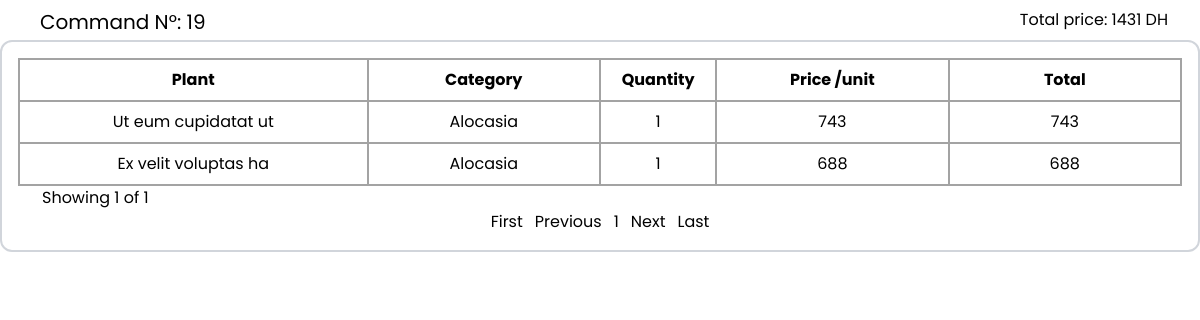
The app's page /src/pages/commandDetails.php?commandId=19&cartId=14&total=1431 with its own data.
### tables this page shows
CREATE TABLE `plants_carts` (
  `plants_cartsId` int(11) NOT NULL,
  `cartId` int(11) NOT NULL,
  `plantId` int(11) NOT NULL,
  `quantity` int(11) NOT NULL DEFAULT 1,
  `isSelected` int(11) NOT NULL DEFAULT 0,
  `isCommanded` int(11) NOT NULL DEFAULT 0
);

CREATE TABLE `plants` (
  `plantId` int(11) NOT NULL,
  `plantName` varchar(50) NOT NULL,
  `plantDesc` varchar(300) NOT NULL,
  `plantImage` varchar(200) NOT NULL,
  `plantPrice` int(11) NOT NULL,
  `categoryId` int(11) NOT NULL
);

CREATE TABLE `categories` (
  `categoryId` int(11) NOT NULL,
  `categoryName` varchar(50) NOT NULL
);

### src/includes/conn.php (called while the page is built, shortened)
<?php
class Connection
{
    private static $instance;
    private $host = "localhost";
    private $user = "root";
    private $password = "";
    private $database = "opep2";
    private $conn;
    public function __construct()
    {
        try {
            $dbh = "mysql:host={$this->host};dbname={$this->database}";
            $this->conn = new PDO($dbh, $this->user, $this->password);
            $this->conn->setAttribute(PDO::ATTR_ERRMODE, PDO::ERRMODE_EXCEPTION);
        } catch (PDOException $e) {
            echo "Connection failed: " . $e->getMessage();
        }
    }
    public static function getInstance()
    {
        if (!self::$instance) {
            self::$instance = new Connection();
        }
        return self::$instance;
    }
    public function getConnection()
    {
        return $this->conn;
    }
}

### src/includes/pages.php (called while the page is built, shortened)
<?php
require_once('conn.php');
class Pages
{
    private $conn;
    private $start;
    private $pages;
    public function getStart()
    {
        return $this->start;
    }
    public function getPages()
    {
        return $this->pages;
    }
    public function __construct(){
        $this->conn = Connection::getInstance()->getConnection();
    }
    public function getPagesDetails($start, $rows_per_page, $tablename, $args)
    {
        try {
            $stmt = $this->conn->prepare("SELECT * FROM $tablename $args");
            $stmt->execute();
            $rows = $stmt->rowCount();
            $this->start = $start;
            $this->pages = ceil($rows / $rows_per_page);
        } catch (PDOException $e) {
            echo "Database error : " . $e->getMessage();
        }
    }
}

### src/includes/commands.php (called while the page is built, shortened)
<?php
require_once('conn.php');
class Commands
{
    private $conn;
    public function __construct(){
        $this->conn = Connection::getInstance()->getConnection();
    }
    public function getCommandedItems($cartId, $commandId, $start, $rows_per_page)
    {
        try {
            $stmt = $this->conn->prepare("SELECT * FROM plants_carts JOIN plants ON plants_carts.plantId = plants.plantId JOIN categories ON plants.categoryId = categories.categoryId WHERE cartId = ? AND isCommanded = ? LIMIT ?,?");
            $stmt->bindParam(1, $cartId, PDO::PARAM_INT);
            $stmt->bindParam(2, $commandId, PDO::PARAM_INT);
            $stmt->bindParam(3, $start, PDO::PARAM_INT);
            $stmt->bindParam(4, $rows_per_page, PDO::PARAM_INT);
            $stmt->execute();
            return $stmt->fetchAll(PDO::FETCH_ASSOC);
        } catch (PDOException $e) {
            echo "Database error : " . $e->getMessage();
        }
    }
}

### src/pages/commandDetails.php (the view, shortened to what this page needs)
<?php
require_once '../includes/pages.php';
require_once '../includes/commands.php';
$allPages = new Pages();
$commandDetails = new Commands();
$commandId = isset($_GET['commandId']) ? intval($_GET['commandId']) : 0;
$cartId = isset($_GET['cartId']) ? intval($_GET['cartId']) : 0;
$total = isset($_GET['total']) ? intval($_GET['total']) : 0;
?>
<!DOCTYPE html>
<html lang="en">
<head>
</head>
<body>
    <div class="flex flex-col justify-end items-start h-[100vh]">
        <div class="flex justify-between items-center w-full md:px-8">
            <p class="border-gray-300 rounded-t-lg p-2 pb-1 text-xl">Command N°: <?php echo $commandId ?></p>
            <p>Total price: <?php echo $total ?> DH</p>
        </div>
        <div class="border-2 border-gray-300 rounded-xl h-[90vh] w-full flex">
            <div class="flex flex-col justify-between w-full p-4">
                <?php
                $rows_per_page = 8;
                $start = $allPages->getStart();
                $pages = $allPages->getPages();
                ?>
                <table class="table-auto md:table-fixed w-full ">
                    <thead class="border">
                        <tr class="border-2">
                            <th class="w-[30%] p-1 md:px-4 md:py-2 border-2 border-[#A3A3A3] text-xs md:text-base">Plant</th>
                            <th class="w-[20%] p-1 md:px-4 md:py-2 border-2 border-[#A3A3A3] text-xs md:text-base">Category</th>
                            <th class="w-[10%] p-1 md:px-4 md:py-2 border-2 border-[#A3A3A3] text-xs md:text-base">Quantity</th>
                            <th class="w-[20%] p-1 md:px-4 md:py-2 border-2 border-[#A3A3A3] text-xs md:text-base">Price /unit</th>
                            <th class="w-[20%] p-1 md:px-4 md:py-2 border-2 border-[#A3A3A3] text-xs md:text-base">Total</th>
                        </tr>
                    </thead>
                    <tbody>
                        <?php
                        $result = $commandDetails->getCommandedItems($cartId, $commandId, $start, $rows_per_page);
                        foreach ($result as $row) {
                            $plantName = $row['plantName'];
                            $categoryName = $row['categoryName'];
                            $quantity = $row['quantity'];
                            $plantPrice = $row['plantPrice'];
                            $totalPrice = $plantPrice * $quantity;
                        ?>
                            <tr>
                                <td class="p-1 md:px-4 md:py-2 border-2 border-[#A3A3A3] text-xs md:text-base text-center"><?php echo $plantName ?></td>
                                <td class="p-1 md:px-4 md:py-2 border-2 border-[#A3A3A3] text-xs md:text-base text-center"><?php echo $categoryName ?></td>
                                <td class="p-1 md:px-4 md:py-2 border-2 border-[#A3A3A3] text-xs md:text-base text-center"><?php echo $quantity ?></td>
                                <td class="p-1 md:px-4 md:py-2 border-2 border-[#A3A3A3] text-xs md:text-base text-center"><?php echo $plantPrice ?></td>
                                <td class="p-1 md:px-4 md:py-2 border-2 border-[#A3A3A3] text-xs md:text-base text-center"><?php echo $totalPrice ?></td>
                            </tr>
                        <?php } ?>
                    </tbody>
                </table>
                <div>
                    <div class="pl-6">
                        <?php
                        if (!isset($_GET['page'])) {
                            $page = 1;
                        } else {
                            $page = $_GET['page'];
                        }
                        ?>
                        Showing <?php echo $page ?> of <?php echo $pages ?>
                    </div>
                    <div class="flex flex-row justify-center items-center gap-3">
                        <a href="?page=1">First</a>
                        <?php if (isset($_GET['page']) && $_GET['page'] > 1) { ?>
                            <a href="?page=<?php echo $_GET['page'] - 1 ?>&commandId=<?php echo $commandId ?>&cartId=<?php echo $cartId ?>&total=<?php echo $total ?>">Previous</a>
                        <?php } else { ?>
                            <a class="cursor-pointer">Previous</a>
                        <?php } ?>
                        <?php
                        for ($i = 1; $i <= $pages; $i++) {
                        ?>
                            <a href="?page=<?php echo $i ?>&commandId=<?php echo $commandId ?>&cartId=<?php echo $cartId ?>&total=<?php echo $total ?>" class=""><?php echo $i ?></a>
                        <?php
                        }
                        ?>
                        <?php
                        if (!isset($_GET['page'])) {
                            if ($pages == 1) {
                        ?>
                                <a class="cursor-pointer">Next</a>
                            <?php } else { ?>
                                <a href="?page=2&commandId=<?php echo $commandId ?>&cartId=<?php echo $cartId ?>&total=<?php echo $total ?>">Next</a>
                            <?php } ?>
                        <?php } elseif ($_GET['page'] >= $pages) { ?>
                            <a class="cursor-pointer">Next</a>
                        <?php } else { ?>
                            <a href="?page=<?php echo $_GET['page'] + 1 ?>&commandId=<?php echo $commandId ?>&cartId=<?php echo $cartId ?>&total=<?php echo $total ?>">Next</a>
                        <?php }
                        ?>
                        <a href="?page=<?php echo $pages ?>&commandId=<?php echo $commandId ?>&cartId=<?php echo $cartId ?>&total=<?php echo $total ?>">Last</a>
                    </div>
                </div>
            </div>
        </div>
    </div>
</body>
</html>

### records on screen
plants_carts: plantId.plantName "Ut eum cupidatat ut", categories.categoryName "Alocasia", quantity "1", plantId.plantPrice "743"
plants_carts: plantId.plantName "Ex velit voluptas ha", categories.categoryName "Alocasia", quantity "1", plantId.plantPrice "688"

### other values on screen
$commandId "19"
$total "1431"
$page "1"
$pages "1"
